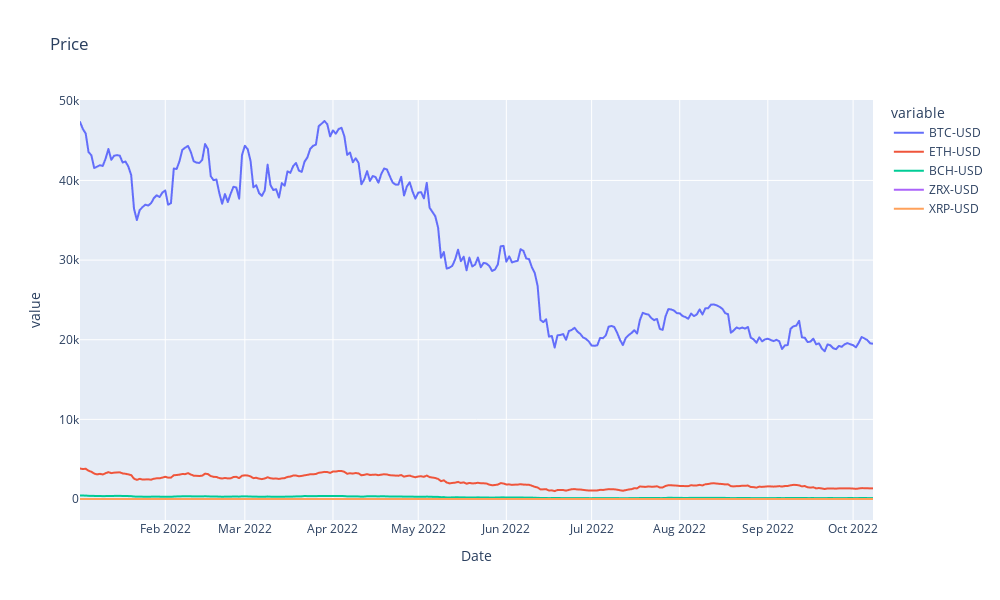

Here is the notebook cell this chart was saved with:
### Code cell
import plotly.express as px

# make aa plotly line chart with two lines
df_plot = df.query('index > "2022-01-01"').copy()
fig = px.line(df_plot, x=df_plot.index, y=['BTC-USD','ETH-USD','BCH-USD','ZRX-USD','XRP-USD'], title='Price')
# make fig higher and more narrow
fig.update_layout(height=600, width=1000)

fig.show()

### Figure 1 — Plotly figure (JSON) as saved in the notebook; plotly's stock layout.template omitted (floating-point values rounded to 4 significant figures; data arrays with more than 128 entries replaced by an {"elided": "..."} marker saying what was removed)
{"data": [{"hovertemplate": "variable=BTC-USD<br>Date=%{x}<br>value=%{y}<extra></extra>", "legendgroup": "BTC-USD", "line": {"color": "#636efa", "dash": "solid"}, "marker": {"symbol": "circle"}, "mode": "lines", "name": "BTC-USD", "showlegend": true, "type": "scattergl", "x": {"elided": "280 str values"}, "xaxis": "x", "y": {"elided": "280 float values"}, "yaxis": "y"}, {"hovertemplate": "variable=ETH-USD<br>Date=%{x}<br>value=%{y}<extra></extra>", "legendgroup": "ETH-USD", "line": {"color": "#EF553B", "dash": "solid"}, "marker": {"symbol": "circle"}, "mode": "lines", "name": "ETH-USD", "showlegend": true, "type": "scattergl", "x": {"elided": "280 str values"}, "xaxis": "x", "y": {"elided": "280 float values"}, "yaxis": "y"}, {"hovertemplate": "variable=BCH-USD<br>Date=%{x}<br>value=%{y}<extra></extra>", "legendgroup": "BCH-USD", "line": {"color": "#00cc96", "dash": "solid"}, "marker": {"symbol": "circle"}, "mode": "lines", "name": "BCH-USD", "showlegend": true, "type": "scattergl", "x": {"elided": "280 str values"}, "xaxis": "x", "y": {"elided": "280 float values"}, "yaxis": "y"}, {"hovertemplate": "variable=ZRX-USD<br>Date=%{x}<br>value=%{y}<extra></extra>", "legendgroup": "ZRX-USD", "line": {"color": "#ab63fa", "dash": "solid"}, "marker": {"symbol": "circle"}, "mode": "lines", "name": "ZRX-USD", "showlegend": true, "type": "scattergl", "x": {"elided": "280 str values"}, "xaxis": "x", "y": {"elided": "280 float values"}, "yaxis": "y"}, {"hovertemplate": "variable=XRP-USD<br>Date=%{x}<br>value=%{y}<extra></extra>", "legendgroup": "XRP-USD", "line": {"color": "#FFA15A", "dash": "solid"}, "marker": {"symbol": "circle"}, "mode": "lines", "name": "XRP-USD", "showlegend": true, "type": "scattergl", "x": {"elided": "280 str values"}, "xaxis": "x", "y": {"elided": "280 float values"}, "yaxis": "y"}], "layout": {"height": 600, "legend": {"title": {"text": "variable"}, "tracegroupgap": 0}, "title": {"text": "Price"}, "width": 1000, "xaxis": {"anchor": "y", "domain": [0, 1], "title": {"text": "Date"}}, "yaxis": {"anchor": "x", "domain": [0, 1], "title": {"text": "value"}}}}
